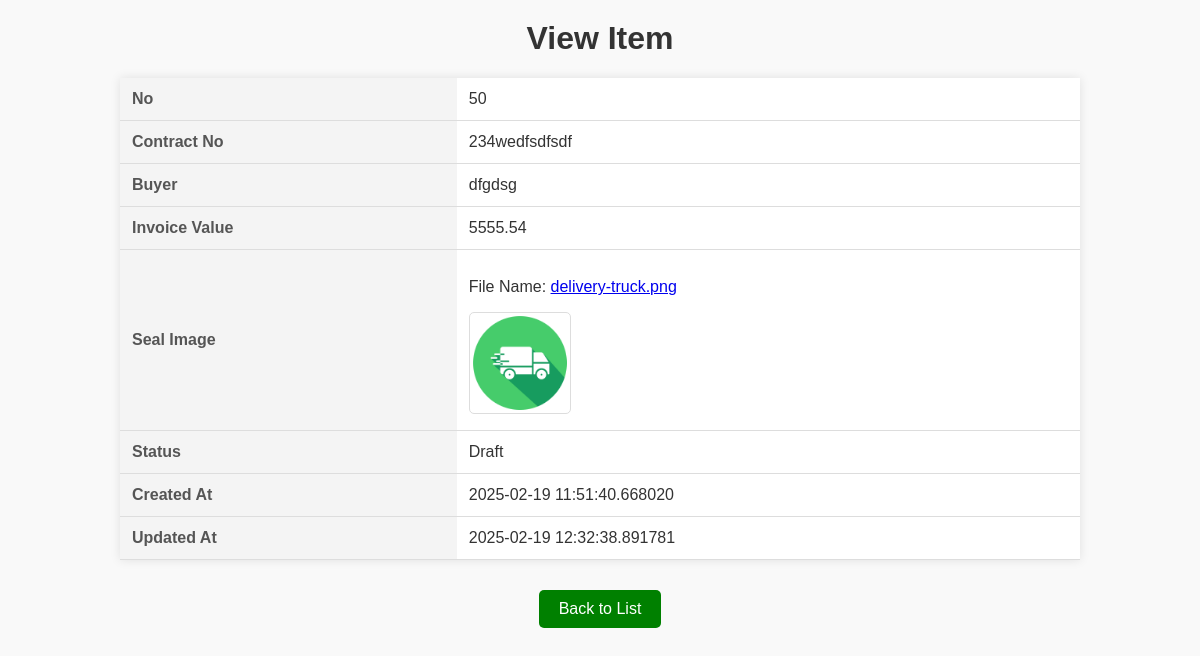
/view/234wedfsdfsdf, run on the app's committed database.
### app.py (models this page shows, shortened)
class FormData(db.Model):
    id = db.Column(db.Integer, primary_key=True)
    no = db.Column(db.String(100), nullable=False)
    contract_no = db.Column(db.String(100), nullable=False)
    cert_no = db.Column(db.String(100), nullable=False)
    grade = db.Column(db.String(100), nullable=False)
    buyer = db.Column(db.String(100), nullable=False)
    invoice_value = db.Column(db.Float, nullable=False)
    payment_term = db.Column(db.String(50), nullable=False)
    seal_image = db.Column(db.String(200), nullable=True)
    undertaking_image = db.Column(db.String(200), nullable=True)
    documentary_credit = db.Column(db.String(200), nullable=True)
    bags = db.Column(db.String(200), nullable=True)
    mts = db.Column(db.String(200), nullable=True)
    fcl = db.Column(db.String(200), nullable=True)
    clu_inspected_date = db.Column(db.String(200), nullable=True)
    clu_result = db.Column(db.String(200), nullable=True)
    destination = db.Column(db.String(200), nullable=True)
    permit_number = db.Column(db.String(200), nullable=True)
    lpco_number = db.Column(db.String(200), nullable=True)
    shipping_line = db.Column(db.String(200), nullable=True)
    pss_sample_date = db.Column(db.String(100), nullable=False)
    pss_sample_result_date = db.Column(db.String(100), nullable=False)
    pss_result = db.Column(db.String(50), nullable=False)
    pss_comment = db.Column(db.Text, nullable=True)
    booking_number = db.Column(db.String(100), nullable=False)
    booking_confirmation_image = db.Column(db.String(200), nullable=True)
    container_number = db.Column(db.String(100), nullable=False)
    container_image = db.Column(db.String(200), nullable=True)
    seal_number = db.Column(db.String(100), nullable=False)
    date_loaded_from_wh = db.Column(db.String(100), nullable=False)
    transitor_name = db.Column(db.String(100), nullable=False)
    transitor_operation_number = db.Column(db.String(100), nullable=False)
    insurance_company = db.Column(db.String(100), nullable=False)
    insurance_amount = db.Column(db.Float, nullable=False)
    truck_or_train_plate_number = db.Column(db.String(100), nullable=False)
    driver_phone_number = db.Column(db.String(100), nullable=False)
    djibouti_forwarder = db.Column(db.String(100), nullable=False)
    djibouti_forwarder_contact = db.Column(db.String(100), nullable=False)
    vessel_date = db.Column(db.String(100), nullable=False)
    vessel_name = db.Column(db.String(100), nullable=False)
    bill_no = db.Column(db.String(100), nullable=False)
    date_received_obl = db.Column(db.String(100), nullable=False)
    date_docs_sent_to_bank = db.Column(db.String(100), nullable=False)
    docs_awb_number = db.Column(db.String(100), nullable=False)
    date_credit_advice_received = db.Column(db.String(100), nullable=False)
    payment_status = db.Column(db.String(100), nullable=False)
    amount_settled = db.Column(db.Float, nullable=False)
    bank = db.Column(db.String(100), nullable=False)
    ecd_number = db.Column(db.String(100), nullable=False)
    status = db.Column(db.String(100), nullable=False, default='Draft')  # Status starts as Draft
    remark = db.Column(db.String(100), nullable=False)
    railway_bill_image = db.Column(db.String(200), nullable=True)
    payment_receipt_image = db.Column(db.String(200), nullable=True)
    trackway_bill_image = db.Column(db.String(200), nullable=True)
    nb_contract_image = db.Column(db.String(200), nullable=True)
    commercial_invoice_image = db.Column(db.String(200), nullable=True)
    pl_image = db.Column(db.String(200), nullable=True)
    vgm_image = db.Column(db.String(200), nullable=True)
    payment_recieptt_image = db.Column(db.String(200), nullable=True)
    created_at = db.Column(db.DateTime, default=datetime.utcnow)  # Track when form is created
    updated_at = db.Column(db.DateTime, onupdate=datetime.utcnow)  # Track when form is updated

### app.py (the view)
@app.route('/view/<contract_no>')
def view_item(contract_no):
    item = FormData.query.filter_by(contract_no=contract_no).first()
    if not item:
        flash("Item not found", "error")
        return redirect(url_for('item_list'))  # Redirect if item doesn't exist
    return render_template('view_item.html', item=item)

### templates/view_item.html (shortened to what this page needs)
<!DOCTYPE html>
<html lang="en">
<head>
</head>
<body>
    <h1>View Item</h1>
    <table>
        <tr>
            <th>No</th>
            <td>{{ item.no }}</td>
        </tr>
        <tr>
            <th>Contract No</th>
            <td>{{ item.contract_no }}</td>
        </tr>
        <tr>
            <th>Buyer</th>
            <td>{{ item.buyer }}</td>
        </tr>
        <tr>
            <th>Invoice Value</th>
            <td>{{ item.invoice_value }}</td>
        </tr>
        <tr>
            <th>Seal Image</th>
            <td>
                {% if item.seal_image %}
                    <p>File Name:
                        <a href="{{ url_for('uploaded_file', filename=item.seal_image.rsplit('/', 1)[-1]) }}" target="_blank">
                            {{ item.seal_image.rsplit('/', 1)[-1] }}
                        </a>
                    </p>
                    <img src="{{ url_for('uploaded_file', filename=item.seal_image.rsplit('/', 1)[-1]) }}" alt="Seal Image">
                {% else %}
                    <p>No file uploaded</p>
                {% endif %}
            </td>
        </tr>
        <tr>
            <th>Status</th>
            <td>{{ item.status }}</td>
        </tr>
        <tr>
            <th>Created At</th>
            <td>{{ item.created_at }}</td>
        </tr>
        <tr>
            <th>Updated At</th>
            <td>{{ item.updated_at }}</td>
        </tr>
    </table>
    <button onclick="window.location.href='{{ url_for('list_items') }}'">Back to List</button>
</body>
</html>

### templates/view_item.html (style rules this page uses)
body { font-family: Arial, sans-serif; background-color: #f9f9f9; margin: 0; padding: 0; }
h1 { text-align: center; margin-top: 20px; color: #333; }
table { width: 80%; margin: 20px auto; border-collapse: collapse; background-color: #fff; box-shadow: 0 0 10px rgba(0, 0, 0, 0.1); }
th, td { padding: 12px; text-align: left; border-bottom: 1px solid #ddd; }
th { background-color: #f4f4f4; color: #555; }
td { color: #333; }
img { max-width: 100px; border: 1px solid #ddd; border-radius: 5px; }
button { display: block; margin: 30px auto; padding: 10px 20px; background-color: green; color: white; font-size: 16px; border: none; border-radius: 5px; cursor: pointer; transition: background-color 0.3s; }

### data on the page
FormData: no "50", contract_no "234wedfsdfsdf", buyer "dfgdsg", invoice_value "5555.54", seal_image "delivery-truck.png", seal_image (picture), status "Draft", created_at "2025-02-19 11:51:40.668020", updated_at "2025-02-19 12:32:38.891781"
